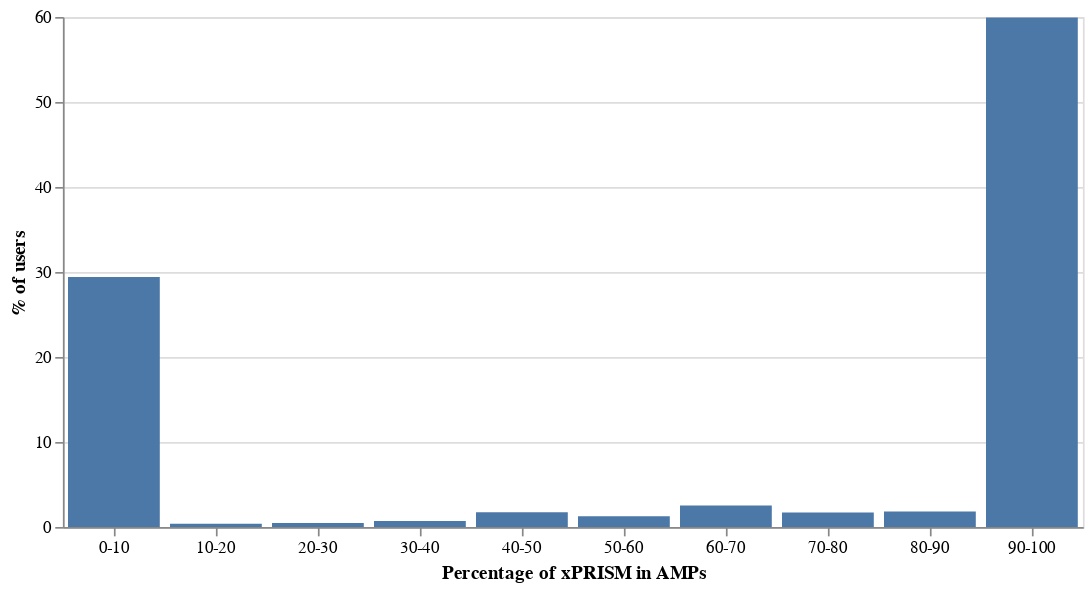

This figure's notebook cell:
### Code cell
alt.Chart(df).mark_bar().encode(
    x = alt.X('Percentage of xPRISM in AMPs:N', axis=alt.Axis(tickCount=10, labelAngle=0, tickBand = 'center')),
    y='% of users',
    tooltip= ['Percentage of xPRISM in AMPs', '% of users']
).properties(width=600)

### Figure 1 — Vega-Lite specification as saved in the notebook (floating-point values rounded to 4 significant figures)
{"config": {"view": {"continuousWidth": 400, "continuousHeight": 300}}, "data": {"name": "data-646b3a3d191353a9d2586ae9f97a370f"}, "mark": "bar", "encoding": {"tooltip": [{"field": "Percentage of xPRISM in AMPs", "type": "nominal"}, {"field": "% of users", "type": "quantitative"}], "x": {"axis": {"labelAngle": 0, "tickBand": "center", "tickCount": 10}, "field": "Percentage of xPRISM in AMPs", "type": "nominal"}, "y": {"field": "% of users", "type": "quantitative"}}, "width": 600, "$schema": "https://vega.github.io/schema/vega-lite/v4.17.0.json", "datasets": {"data-646b3a3d191353a9d2586ae9f97a370f": [{"Percentage of xPRISM in AMPs": "90-100", "% of users": 59.93}, {"Percentage of xPRISM in AMPs": "0-10", "% of users": 29.42}, {"Percentage of xPRISM in AMPs": "60-70", "% of users": 2.53}, {"Percentage of xPRISM in AMPs": "80-90", "% of users": 1.81}, {"Percentage of xPRISM in AMPs": "40-50", "% of users": 1.74}, {"Percentage of xPRISM in AMPs": "70-80", "% of users": 1.72}, {"Percentage of xPRISM in AMPs": "50-60", "% of users": 1.27}, {"Percentage of xPRISM in AMPs": "30-40", "% of users": 0.72}, {"Percentage of xPRISM in AMPs": "20-30", "% of users": 0.47}, {"Percentage of xPRISM in AMPs": "10-20", "% of users": 0.39}]}}
